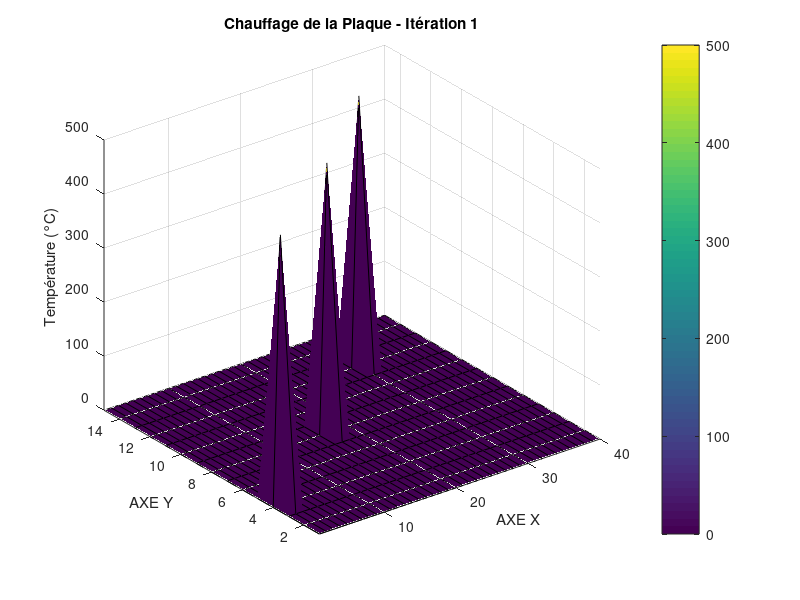

MATLAB code for this plot:
% Paramètres
n_x = 40;               % Nombre de colonnes (grille en x)
n_y = 15;               % Nombre de lignes (grille en y)
T = zeros(n_y, n_x);    % Températures initiales à 0°C partout

% Points où la chaleur est injectée (I, J, K)
T_chauffage = 500;                           % Température appliquée aux points I, J, K
points_chauffage = [12, 30; 8, 17; 4, 2];    % Coordonnées des points [ligne, colonne]

% Paramètres de convergence et de simulation
tolerance = 1e-4;
delta_t = 0.1; 
iterations = 1000; 

fig = figure;

% Simulation de la propagation de la chaleur
try
    for t = 1:iterations
        T_old = T;
        
        % Mise à jour des températures pour les points internes 
        for i = 2:n_y-1
            for j = 2:n_x-1
                T(i, j) = 0.25 * (T_old(i-1, j) + T_old(i+1, j) + ...
                                  T_old(i, j-1) + T_old(i, j+1));
            end
        end
        
        % Appliquer la température aux points I, J, K
        for k = 1:size(points_chauffage, 1)
            T(points_chauffage(k, 1), points_chauffage(k, 2)) = T_chauffage;
        end
        
        % Vérification de la convergence
        if max(max(abs(T - T_old))) < tolerance
            disp(['Simulation terminée à l''itération ', num2str(t)]);
            total_time = t * delta_t;
            disp(['Temps total pour atteindre l''équilibre: ', num2str(total_time), ' secondes']);
            break;
        end
        
        % Visualisation
        clf; 
        surf(T);
        title(['Chauffage de la Plaque - Itération ' num2str(t)]);
        xlabel('AXE X');
        ylabel('AXE Y');
        zlabel('Température (°C)');
        zlim([0, T_chauffage]); 
        xlim([1, n_x]); 
        ylim([1, n_y]); 
        colorbar;
        pause(0.1); 
        
        % Vérifie si la figure est fermée
        if ~isvalid(fig)
            disp('Animation interrompue : Fenêtre fermée.');
            break;
        end
    end
catch
    disp('Erreur : Animation terminée.');
end

% Si le maximum d'itérations est atteint
if t == iterations
    total_time = iterations * delta_t;
    disp(['Simulation terminée après le nombre maximum d''itérations.']);
    disp(['Temps total simulé: ', num2str(total_time), ' secondes']);
end
